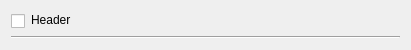
<?xml version="1.0" encoding="UTF-8"?>
<ui version="4.0">
 <class>FileGroupWidget</class>
 <widget class="QWidget" name="FileGroupWidget">
  <property name="geometry">
   <rect>
    <x>0</x>
    <y>0</y>
    <width>411</width>
    <height>50</height>
   </rect>
  </property>
  <property name="minimumSize">
   <size>
    <width>0</width>
    <height>50</height>
   </size>
  </property>
  <property name="maximumSize">
   <size>
    <width>16777215</width>
    <height>16777215</height>
   </size>
  </property>
  <property name="windowTitle">
   <string>Form</string>
  </property>
  <layout class="QVBoxLayout" name="verticalLayout">
   <item>
    <layout class="QHBoxLayout" name="header_layout">
     <property name="sizeConstraint">
      <enum>QLayout::SetDefaultConstraint</enum>
     </property>
     <item>
      <widget class="QCheckBox" name="expand_check_box">
       <property name="minimumSize">
        <size>
         <width>0</width>
         <height>20</height>
        </size>
       </property>
       <property name="text">
        <string/>
       </property>
      </widget>
     </item>
     <item>
      <widget class="QLabel" name="header">
       <property name="sizePolicy">
        <sizepolicy hsizetype="Preferred" vsizetype="Maximum">
         <horstretch>0</horstretch>
         <verstretch>0</verstretch>
        </sizepolicy>
       </property>
       <property name="text">
        <string>Header</string>
       </property>
      </widget>
     </item>
     <item>
      <spacer name="horizontalSpacer">
       <property name="orientation">
        <enum>Qt::Horizontal</enum>
       </property>
       <property name="sizeHint" stdset="0">
        <size>
         <width>0</width>
         <height>20</height>
        </size>
       </property>
      </spacer>
     </item>
    </layout>
   </item>
   <item>
    <widget class="Line" name="line">
     <property name="orientation">
      <enum>Qt::Horizontal</enum>
     </property>
    </widget>
   </item>
  </layout>
 </widget>
 <resources>
  <include location="resources.qrc"/>
 </resources>
 <connections/>
</ui>
